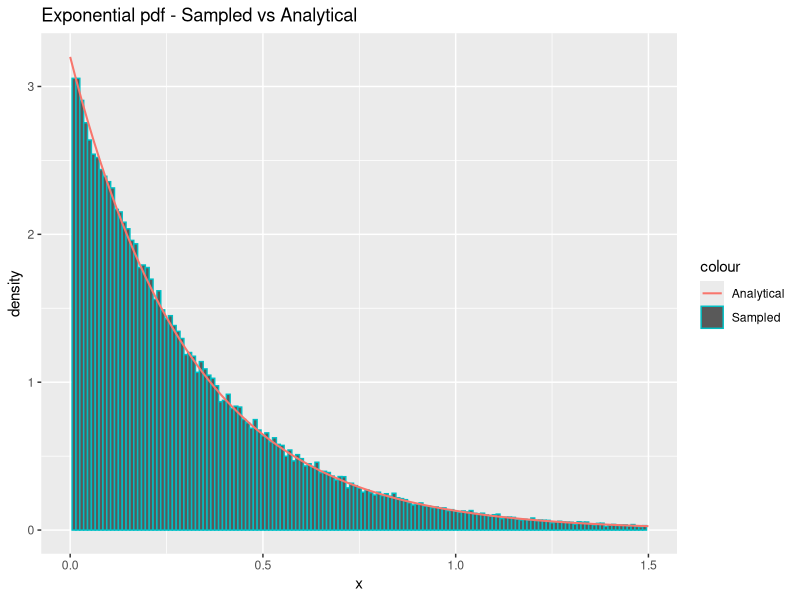
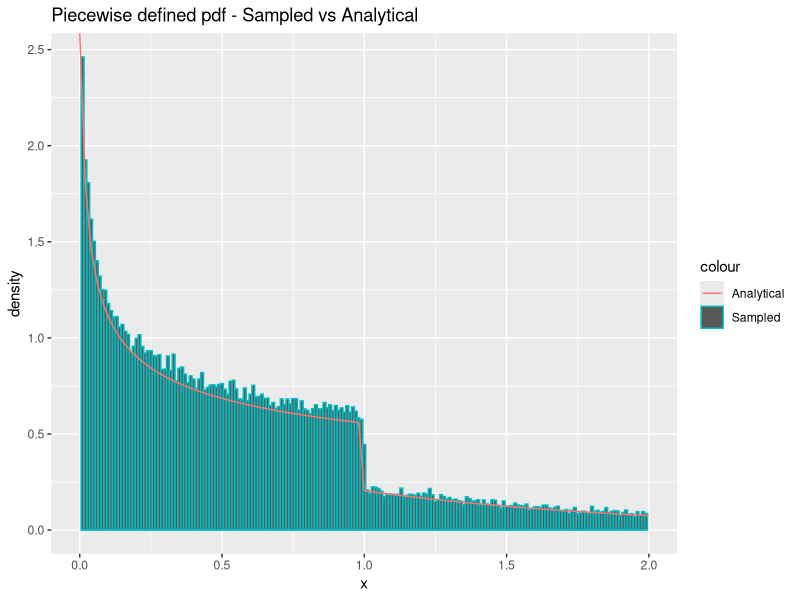
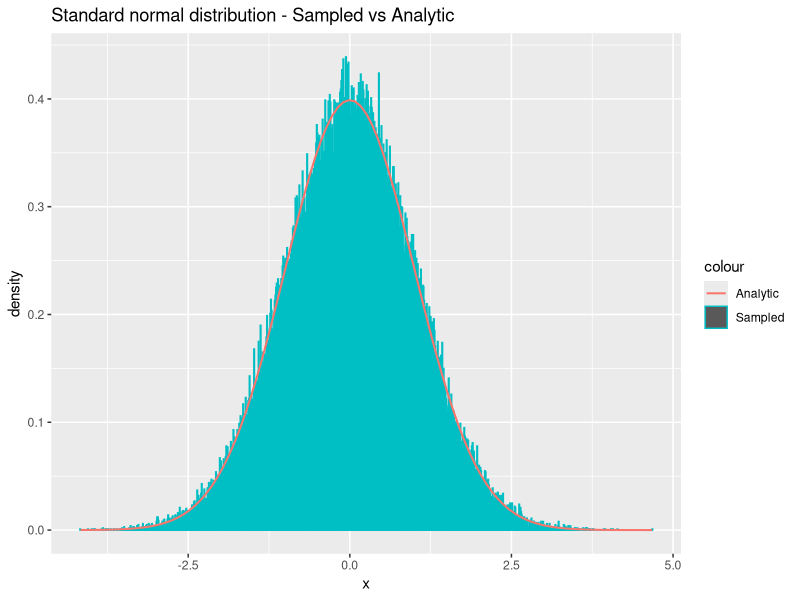
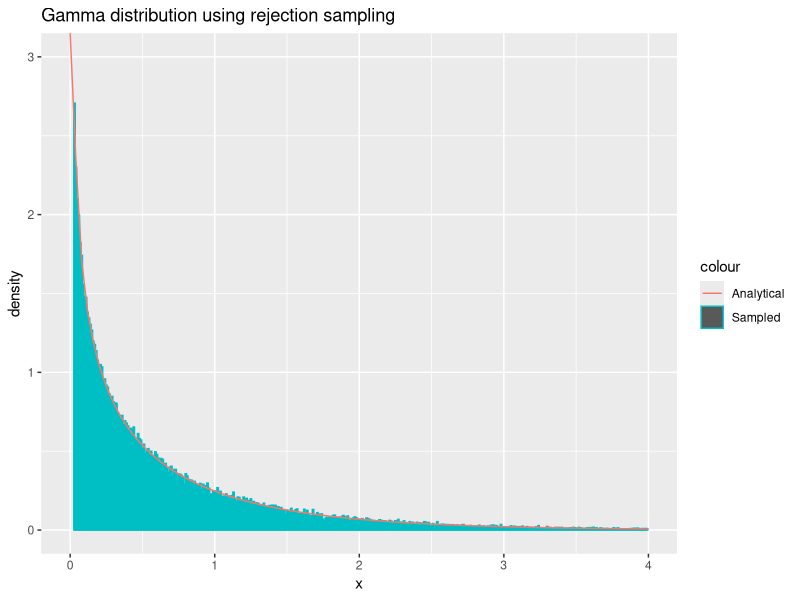

The R script that drew these images, in order:
## ---- chunk 1
  sample_exponential = function(n, lambda) {
    uniforms = runif(n)
    return(exponentials = -1/lambda * log(uniforms))
  }
## ---- chunk 2
  n = 100000
  lambda = 3.2
  
  x = sample_exponential(n, lambda)
  cat('Theoretical mean:', 1/lambda, '\n')
  cat('Sample mean:', mean(x), '\n----\n')
  cat('Theoretical variance:', 1/lambda^2, '\n')
  cat('Sample variance:', var(x), '\n')
## ---- chunk 3
  library(ggplot2)
  df = data.frame(theo=seq(0,max(x),length.out=n), x=x)
  ggplot(df, aes(x=x)) +
    geom_histogram(aes(y = ..density.., color = "Sampled"), binwidth=0.01) +
    stat_function(fun=dexp,geom = "line",size=0.7,args=(mean=lambda),aes(color="Analytical")) +
    ggtitle("Exponential pdf - Sampled vs Analytical") +
    labs(x='x', y='density') +
    xlim(0, 1.5)
## ---- chunk 4
  density_g = function(x, alpha) {
    c = alpha*exp(1)/(alpha + exp(1))
    density = vector(length = length(x))
    density[x < 1.] = c*x[x<1.]^(alpha-1)
    density[x >= 1.] = c*exp(-x[x>=1.])
    return(as.double(density))
  }


  sample_g = function(n, alpha) {
    c = (alpha * exp(1)) / (alpha + exp(1))
    u = runif(n)
    samples = vector(length=length(u))
    samples[u < c/alpha] = (alpha/c*u[u < c/alpha])^(1/alpha)
    samples[u >= c/alpha] = log(c / (1 - u[u >= c/alpha]))
    return(samples)
  }
## ---- chunk 5
  n=100000
  alpha = 0.7
  x = sample_g(n, alpha)
  cat("Empirical mean:", mean(x), "\n")
  c = (alpha * exp(1)) / (alpha + exp(1))
  cat("Theoretical mean:", c/(alpha+1) + 2 * c / exp(1), "\n")
  cat("----\n")
  cat("Empirical variance:", var(x), "\n")
  cat("Theoretical variance:", c/(alpha+2) + 5*c/exp(1) - (c/(alpha+1) + 2*c/exp(1))^2)
## ---- chunk 6
  library(ggplot2)
  df <- data.frame(theo=seq(0,max(x),length.out=n), x=x)
  ggplot(df, aes(x = x)) +
    geom_histogram(aes(y = ..density.., color = "Sampled"), binwidth=0.01) +
    stat_function(fun=density_g,geom = "line",size=0.5,args=(mean=alpha),aes(color="Analytical")) + 
    xlim(0, 2) + 
    ggtitle("Piecewise defined pdf - Sampled vs Analytical") + labs(x='x', y='density')
## ---- chunk 7
  # TODO: only works with even n
  sample_standard_normal = function(n) {
    x_1 = runif(n/2, 0, 2*pi)
    x_2 = sample_exponential(n/2, lambda=1/2)
    y_1 = sqrt(x_2) * cos(x_1)
    y_2 = sqrt(x_2) * sin(x_1)
    return(c(y_1, y_2))
  }
## ---- chunk 8
  n = 100000
  y = sample_standard_normal(n)
  
  cat("Empirical mean:", mean(y), "\n")
  cat("Theoretical mean:", 0, '\n')
  cat("----\n")
  cat("Empirical variance:", var(y), "\n")
  cat("Theoretical variance:", 1, "\n")

## ---- chunk 9
  library(ggplot2)
  df = data.frame(theo=seq(0,max(x),length.out=n), x=y)
  ggplot(df, aes(x=y)) +
    geom_histogram(aes(y = ..density.., color = "Sampled"), binwidth=0.01) +
    stat_function(fun=dnorm,geom = "line",size=0.7,args=list(0,1),aes(color="Analytic")) +
    ggtitle("Standard normal distribution - Sampled vs Analytic") +
    labs(x='x', y='density')
## ---- chunk 10
sample_normal_d = function(d, mu, sigma) {
  x = sample_standard_normal(d)
  y <- mu + t(chol(sigma))%*%x
  return(y)
}
## ---- chunk 11

d = 2
n = 100000
mu = c(1.5, 3)
sigma = matrix(c(5,7,7,10),ncol=d,nrow=d)
samples = matrix(NA, ncol=d, nrow=n)
for (i in 1:n){
  samples[i,] = sample_normal_d(d,mu,sigma) # Draw n samples
}

average = apply(samples, 2, mean)
print("Mean vector:")
print.data.frame(data.frame(average))
covmat = cov(samples)
print("Covariance matrix:")
print.data.frame(data.frame(covmat))
## ---- chunk 12
  density_f = function(x, alpha) {
    return(dgamma(x, alpha, rate=1))
  }
  
  sample_f = function(n, alpha) {
    c = (1/alpha + exp(-1)) / gamma(alpha)
    samples = vector()
    repeat {
      num_missing_samples = n - length(samples)
      
      x = sample_g(as.integer(num_missing_samples*c), alpha)
      
      acceptance_probs = density_f(x, alpha) / (c * density_g(x, alpha))
      u = runif(as.integer(num_missing_samples*c))
      samples = c(samples, x[u <= acceptance_probs])
      if(length(samples) >= n) {
        break
      }
    }
    # Do not return excess samples:
    return(samples[0:n])
  }
## ---- chunk 13
  n = 100000
  alpha = 0.6
  x = sample_f(n, alpha)
  cat("Theoretical mean:", alpha, "\n")
  cat("Sample mean:", mean(x), "\n")
  cat("----", "\n")
  
  cat("Theoretical variance:", alpha, "\n")
  cat("Sample variance:", var(x), "\n")
## ---- chunk 14
  n = 100000
  alpha = 0.6
  x = sample_f(n, alpha)
  df = data.frame(x)
  ggplot(df, aes(x = x)) +
    geom_histogram(aes(y = ..density.., color = "Sampled"), binwidth=0.01) +
    stat_function(fun=dgamma,geom = "line",size=0.5,args=(alpha=alpha),aes(color="Analytical")) +
    xlim(0, 4) + ylim(0, 3) + 
    ggtitle("Gamma distribution using rejection sampling") + labs(x='x', y='density')
## ---- chunk 15

#Estimate probability
n = 100000
x = sample_standard_normal(n)

hit_counter = 0
for (num in x) {
  if (num > 4) {
    hit_counter = hit_counter + 1
    
  }
}
est = hit_counter/length(x)
cat(est*100, " percent.")

#Calculate variance
confidence_interval = est + c(-1, 1)*qnorm(.975)*sqrt(var(x)/n)

cat("Confidence:", confidence_interval*100, "percent.")

## ---- chunk 16

#Function to be sampled from
dna_function = function(x) {
    return((2 + x)^125 * (1 - x)^38 * x^34)
}

#Find highest value of dna_function to set as max c
target_c = optimize(dna_function, c(0, 1), maximum = TRUE)

#Find normalizing constant
n_c = integrate(dna_function, 0, 1)

generate_samples = function(n) {
    samples = rep(NA, n)
    run_cnt = 0
    for (i in 1:n) {
        run_cnt = run_cnt + 1
        finish = 0
        while (done == 0) {
            x_sample = runif(1)  # Proposal sample
            a = dna_function(x_sample)/optimum$objective #Acceptance probability
            u = runif(1) #Used to determine acceptance
            # Accept if u<a(alpha)
            if (u <= a) {
                samples[i] = x_sample
                done = 1
            }
        }
    }
    return(list(samples = samples, iterations = run_cnt))
}
